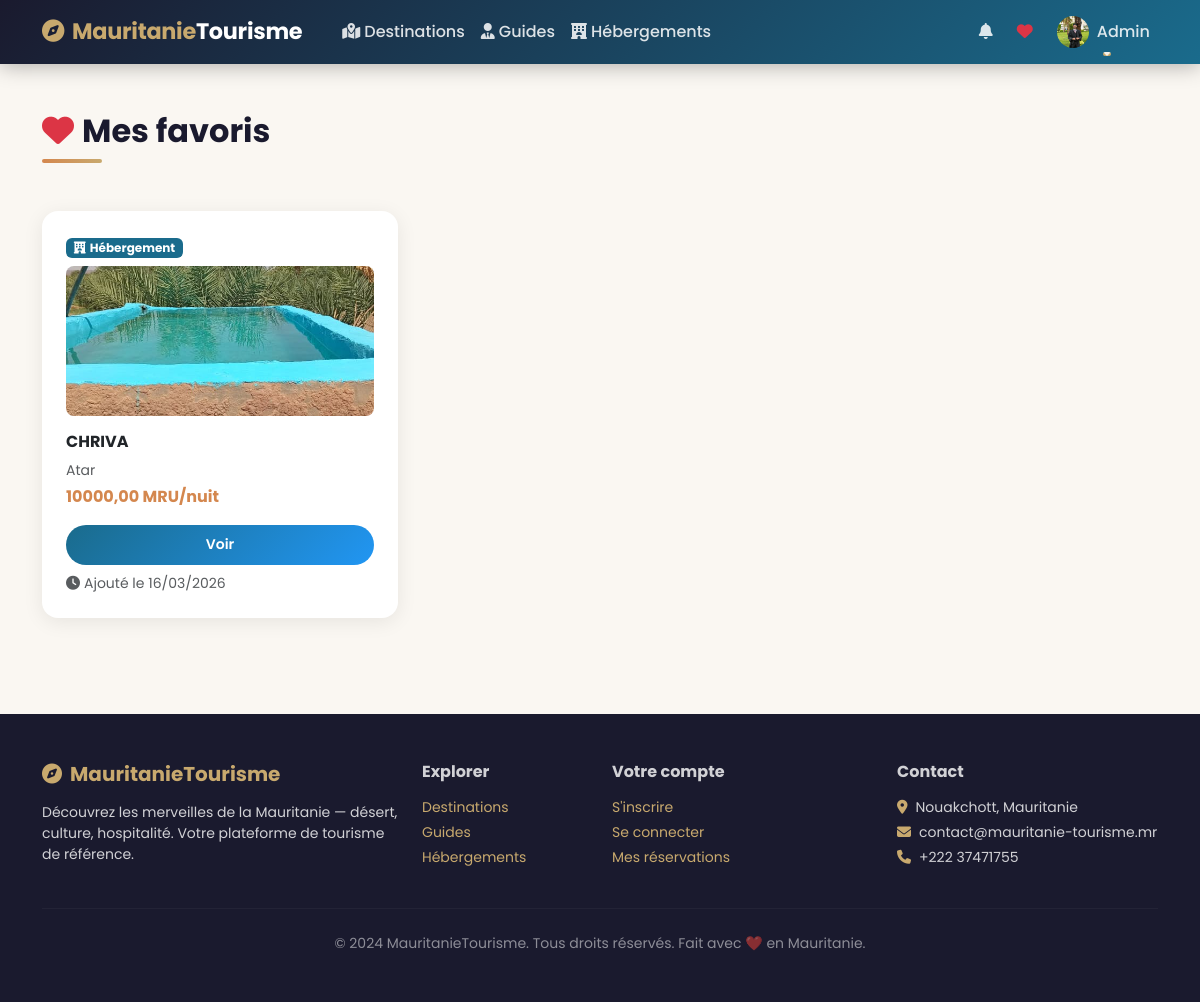
The page /favoris/ (signed in) on the database its author committed.
### main/models.py (models this page shows, shortened)
class Utilisateur(AbstractUser):
    ROLES = [
        ('visiteur', 'Visiteur'),
        ('utilisateur', 'Utilisateur'),
        ('admin', 'Administrateur'),
    ]
    role = models.CharField(max_length=20, choices=ROLES, default='visiteur')
    telephone = models.CharField(max_length=20, blank=True, null=True)
    adresse = models.CharField(max_length=255, blank=True, null=True)
    pays = models.CharField(max_length=100, blank=True, null=True)
    photo_profil = models.ImageField(upload_to='profils/', blank=True, null=True)
    date_inscription = models.DateTimeField(auto_now_add=True)
    est_actif = models.BooleanField(default=True)
    class Meta:
        db_table = 'UTILISATEUR'
        verbose_name = 'Utilisateur'
        verbose_name_plural = 'Utilisateurs'

class Favori(models.Model):
    utilisateur = models.ForeignKey(Utilisateur, on_delete=models.CASCADE, related_name='favoris')
    destination = models.ForeignKey(Destination, on_delete=models.CASCADE, null=True, blank=True)
    hebergement = models.ForeignKey(Hebergement, on_delete=models.CASCADE, null=True, blank=True)
    guide = models.ForeignKey(Guide, on_delete=models.CASCADE, null=True, blank=True)
    date_ajout = models.DateTimeField(auto_now_add=True)
    class Meta:
        db_table = 'FAVORI'
        verbose_name = 'Favori'
        verbose_name_plural = 'Favoris'

class Hebergement(models.Model):
    nom = models.CharField(max_length=200)
    type_hebergement = models.ForeignKey(TypeHebergement, on_delete=models.SET_NULL, null=True)
    destination = models.ForeignKey(Destination, on_delete=models.CASCADE, related_name='hebergements')
    description = models.TextField()
    adresse = models.CharField(max_length=300)
    latitude = models.DecimalField(max_digits=10, decimal_places=7, null=True, blank=True)
    longitude = models.DecimalField(max_digits=10, decimal_places=7, null=True, blank=True)
    telephone = models.CharField(max_length=20, blank=True)
    email = models.EmailField(blank=True)
    site_web = models.URLField(blank=True)
    image_principale = models.ImageField(upload_to='hebergements/', blank=True, null=True)
    prix_nuit = models.DecimalField(max_digits=10, decimal_places=2)
    capacite = models.IntegerField(default=1)
    nb_chambres = models.IntegerField(default=1)
    est_actif = models.BooleanField(default=True)
    est_verifie = models.BooleanField(default=False)
    wifi = models.BooleanField(default=False)
    piscine = models.BooleanField(default=False)
    climatisation = models.BooleanField(default=False)
    parking = models.BooleanField(default=False)
    restaurant = models.BooleanField(default=False)
    date_creation = models.DateTimeField(auto_now_add=True)
    note_moyenne = models.DecimalField(max_digits=3, decimal_places=2, default=0)
    class Meta:
        db_table = 'HEBERGEMENT'
        verbose_name = 'Hébergement'
        verbose_name_plural = 'Hébergements'

class Destination(models.Model):
    nom = models.CharField(max_length=200)
    description = models.TextField()
    region = models.ForeignKey(Region, on_delete=models.SET_NULL, null=True, related_name='destinations')
    latitude = models.DecimalField(max_digits=10, decimal_places=7, null=True, blank=True)
    longitude = models.DecimalField(max_digits=10, decimal_places=7, null=True, blank=True)
    image_principale = models.ImageField(upload_to='destinations/', blank=True, null=True)
    video_url = models.URLField(blank=True, null=True, help_text="URL YouTube ou autre")
    prix_entree = models.DecimalField(max_digits=10, decimal_places=2, default=0)
    est_active = models.BooleanField(default=True)
    date_creation = models.DateTimeField(auto_now_add=True)
    note_moyenne = models.DecimalField(max_digits=3, decimal_places=2, default=0)
    nb_commentaires = models.IntegerField(default=0)
    class Meta:
        db_table = 'DESTINATION'
        verbose_name = 'Destination'
        verbose_name_plural = 'Destinations'

### main/views.py (the view)
# urls.py: path('favoris/',                            views.mes_favoris,              name='mes_favoris'),
@login_required
def mes_favoris(request):
    favoris = request.user.favoris.select_related('destination', 'hebergement', 'guide')
    return render(request, 'home/favoris.html', {'favoris': favoris})

### templates/home/favoris.html (shortened to what this page needs)
{% extends 'base.html' %}
{% block content %}
<div class="container py-5">
    <h2 class="section-title mb-5"><i class="fas fa-heart me-2 text-danger"></i>Mes favoris</h2>
    {% if favoris %}
    <div class="row g-4">
        {% for fav in favoris %}
        <div class="col-md-6 col-lg-4">
            <div class="card card-tourisme h-100">
                <div class="card-body p-4">
                    {% if fav.destination %}
                        <span class="badge mb-2" style="background:var(--desert)"><i class="fas fa-mountain me-1"></i>Destination</span>
                        {% if fav.destination.image_principale %}
                            <img src="{{ fav.destination.image_principale.url }}" class="w-100 rounded-3 mb-3" style="height:150px;object-fit:cover">
                        {% endif %}
                        <h6 class="fw-bold">{{ fav.destination.nom }}</h6>
                        {% if fav.destination.region %}<small class="text-muted d-block mb-2">{{ fav.destination.region.nom }}</small>{% endif %}
                        <div class="stars small"><i class="fas fa-star"></i> {{ fav.destination.note_moyenne|floatformat:1 }}</div>
                        <div class="mt-3 d-flex gap-2">
                            <a href="{% url 'destination_detail' fav.destination.pk %}" class="btn btn-mauritanie btn-sm flex-fill">Voir</a>
                            {% if user.is_authenticated %}
                            <a href="{% url 'creer_reservation' fav.destination.pk %}" class="btn btn-ocean btn-sm">Réserver</a>
                            {% endif %}
                        </div>
                    {% elif fav.hebergement %}
                        <span class="badge mb-2" style="background:var(--ocean)"><i class="fas fa-hotel me-1"></i>Hébergement</span>
                        {% if fav.hebergement.image_principale %}
                            <img src="{{ fav.hebergement.image_principale.url }}" class="w-100 rounded-3 mb-3" style="height:150px;object-fit:cover">
                        {% endif %}
                        <h6 class="fw-bold">{{ fav.hebergement.nom }}</h6>
                        <small class="text-muted d-block mb-1">{{ fav.hebergement.destination.nom }}</small>
                        <span class="fw-bold" style="color:var(--desert)">{{ fav.hebergement.prix_nuit }} MRU/nuit</span>
                        <div class="mt-3">
                            <a href="{% url 'hebergement_detail' fav.hebergement.pk %}" class="btn btn-ocean btn-sm w-100">Voir</a>
                        </div>
                    {% endif %}
                    <small class="text-muted d-block mt-2"><i class="fas fa-clock me-1"></i>Ajouté le {{ fav.date_ajout|date:"d/m/Y" }}</small>
                </div>
            </div>
        </div>
        {% endfor %}
    </div>
    {% endif %}
</div>
{% endblock %}

### templates/base.html (shortened to what this page needs)
<!DOCTYPE html>
<html lang="fr">
<head>
    <link href="https://cdn.jsdelivr.net/npm/bootstrap@5.3.0/dist/css/bootstrap.min.css" rel="stylesheet">
    <link href="https://cdnjs.cloudflare.com/ajax/libs/font-awesome/6.4.0/css/all.min.css" rel="stylesheet">
    {% load static %}
    <link rel="stylesheet" href="{% static 'css/style.css' %}">
</head>
<body>
<nav class="navbar navbar-expand-lg sticky-top">
    <div class="container">
        <a class="navbar-brand" href="{% url 'accueil' %}">
            <i class="fas fa-compass me-2"></i>Mauritanie<span>Tourisme</span>
        </a>
        <div class="collapse navbar-collapse" id="navMenu">
            <ul class="navbar-nav me-auto mb-2 mb-lg-0 ms-3">
                <li class="nav-item"><a class="nav-link" href="{% url 'destinations' %}"><i class="fas fa-map-marked-alt me-1"></i>Destinations</a></li>
                <li class="nav-item"><a class="nav-link" href="{% url 'guides' %}"><i class="fas fa-user-tie me-1"></i>Guides</a></li>
                <li class="nav-item"><a class="nav-link" href="{% url 'hebergements' %}"><i class="fas fa-hotel me-1"></i>Hébergements</a></li>
            </ul>
            <ul class="navbar-nav ms-auto align-items-center">
                {% if user.is_authenticated %}
                    <li class="nav-item me-2 position-relative">
                        <a class="nav-link" href="#" onclick="marquerLu()">
                            <i class="fas fa-bell"></i>
                        </a>
                    </li>
                    <li class="nav-item me-2">
                        <a class="nav-link" href="{% url 'mes_favoris' %}"><i class="fas fa-heart text-danger"></i></a>
                    </li>
                    <li class="nav-item dropdown">
                        <a class="nav-link dropdown-toggle d-flex align-items-center" href="#" data-bs-toggle="dropdown">
                            {% if user.photo_profil %}
                                <img src="{{ user.photo_profil.url }}" width="32" height="32" class="rounded-circle me-2" style="object-fit:cover">
                            {% else %}
                                <div class="bg-warning rounded-circle me-2 d-flex align-items-center justify-content-center" style="width:32px;height:32px;font-size:.8rem;font-weight:700">{{ user.username|first|upper }}</div>
                            {% endif %}
                            {{ user.first_name|default:user.username }}
                        </a>
                    </li>
                {% endif %}
            </ul>
        </div>
    </div>
</nav>
{% block content %}{% endblock %}
<footer class="py-5 mt-5">
    <div class="container">
        <div class="row g-4">
            <div class="col-md-4">
                <h5 class="fw-bold mb-3" style="color:var(--sable)"><i class="fas fa-compass me-2"></i>MauritanieTourisme</h5>
                <p class="small">Découvrez les merveilles de la Mauritanie — désert, culture, hospitalité. Votre plateforme de tourisme de référence.</p>
            </div>
            <div class="col-md-2">
                <h6 class="fw-bold mb-3">Explorer</h6>
                <ul class="list-unstyled small">
                    <li class="mb-1"><a href="{% url 'destinations' %}">Destinations</a></li>
                    <li class="mb-1"><a href="{% url 'guides' %}">Guides</a></li>
                    <li class="mb-1"><a href="{% url 'hebergements' %}">Hébergements</a></li>
                </ul>
            </div>
            <div class="col-md-3">
                <h6 class="fw-bold mb-3">Votre compte</h6>
                <ul class="list-unstyled small">
                    <li class="mb-1"><a href="{% url 'inscription' %}">S'inscrire</a></li>
                    <li class="mb-1"><a href="{% url 'connexion' %}">Se connecter</a></li>
                    {% if user.is_authenticated %}
                    <li class="mb-1"><a href="{% url 'mes_reservations' %}">Mes réservations</a></li>
                    {% endif %}
                </ul>
            </div>
            <div class="col-md-3">
                <h6 class="fw-bold mb-3">Contact</h6>
                <ul class="list-unstyled small">
                    <li class="mb-1"><i class="fas fa-map-marker-alt me-2" style="color:var(--sable)"></i>Nouakchott, Mauritanie</li>
                    <li class="mb-1"><i class="fas fa-envelope me-2" style="color:var(--sable)"></i>contact@mauritanie-tourisme.mr</li>
                    <li class="mb-1"><i class="fas fa-phone me-2" style="color:var(--sable)"></i>+222 37471755</li>
                </ul>
            </div>
        </div>
        <hr style="border-color:rgba(255,255,255,.15)" class="my-4">
        <div class="text-center small" style="color:rgba(255,255,255,.5)">
            © 2024 MauritanieTourisme. Tous droits réservés. Fait avec ❤️ en Mauritanie.
        </div>
    </div>
</footer>
</body>
</html>

### static/css/style.css (style rules this page uses)
:root { --sable: #C8A96E; --desert: #D4874E; --ocean: #1A6B8C; --vert: #2D7D46; --nuit: #1A1A2E; --creme: #FAF7F2; }
body { font-family: 'Poppins', sans-serif; background-color: var(--creme); color: #2d2d2d; }
h1, h2, h3, h4, h5, h6 { font-weight: 700; }
.card-tourisme { border: none; border-radius: 16px; overflow: hidden; box-shadow: 0 4px 20px rgba(0,0,0,.07); transition: transform .3s ease, box-shadow .3s ease; }
.btn-ocean { background: linear-gradient(135deg, var(--ocean), #1e88e5); color: #fff !important; border: none; border-radius: 50px; font-weight: 600; padding: .55rem 1.8rem; transition: transform .2s, box-shadow .2s; }
.section-title { font-weight: 700; color: var(--nuit); position: relative; padding-bottom: .8rem; margin-bottom: 1.5rem; }
.section-title::after { content: ''; position: absolute; bottom: 0; left: 0; width: 60px; height: 4px; background: linear-gradient(90deg, var(--desert), var(--sable)); border-radius: 4px; }
.navbar { background: linear-gradient(135deg, var(--nuit) 0%, #16213e 100%); box-shadow: 0 2px 20px rgba(0,0,0,.3); transition: padding .3s; }
.navbar-brand { font-weight: 800; font-size: 1.4rem; color: var(--sable) !important; letter-spacing: -.3px; }
.navbar-brand span { color: #fff; }
.nav-link { color: rgba(255,255,255,.82) !important; font-weight: 500; transition: color .25s; position: relative; }
.nav-link::after { content: ''; position: absolute; bottom: 0; left: 50%; transform: translateX(-50%); width: 0; height: 2px; background: var(--sable); transition: width .3s; border-radius: 2px; }
footer { background: linear-gradient(180deg, var(--nuit) 0%, #0d0d1a 100%); color: rgba(255,255,255,.75); }
footer a { color: var(--sable); text-decoration: none; transition: color .2s; }

### templates/base.html (style rules this page uses)
:root { --sable: #C8A96E; --desert: #D4874E; --ocean: #1A6B8C; --vert: #2D7D46; --nuit: #1A1A2E; --creme: #FAF7F2; }
* { font-family: 'Poppins', sans-serif; }
body { background: var(--creme); color: #2d2d2d; }
.navbar { background: linear-gradient(135deg, var(--nuit) 0%, var(--ocean) 100%); box-shadow: 0 2px 20px rgba(0,0,0,.3); }
.navbar-brand { font-weight: 700; font-size: 1.4rem; color: var(--sable) !important; }
.navbar-brand span { color: #fff; }
.nav-link { color: rgba(255,255,255,.85) !important; font-weight: 500; transition: .3s; }
.btn-ocean { background: linear-gradient(135deg, var(--ocean), #2196F3); color:#fff; border:none; border-radius:50px; font-weight:600; padding:.6rem 1.8rem; transition:.2s; }
.card-tourisme { border: none; border-radius: 16px; overflow: hidden; box-shadow: 0 4px 20px rgba(0,0,0,.08); transition: transform .3s, box-shadow .3s; }
.section-title { font-weight: 700; color: var(--nuit); position: relative; padding-bottom: .8rem; }
.section-title::after { content:''; position:absolute; bottom:0; left:0; width:60px; height:4px; background:linear-gradient(90deg,var(--desert),var(--sable)); border-radius:4px; }
footer { background: var(--nuit); color:rgba(255,255,255,.8); }
footer a { color: var(--sable); text-decoration:none; }

### rows shown on the page
Utilisateur: photo_profil (picture), first_name "Admin"
Favori: hebergement.image_principale (picture), hebergement.nom "CHRIVA", hebergement.destination.nom "Atar", hebergement.prix_nuit "10000,00", date_ajout "16/03/2026"
